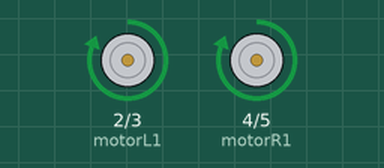
A sketch run on a simulated Arduino Uno, built with avr-gcc and run on an emulated ATmega328P. On the bench: motor-driver pin pairs drawn as motors (green arrow = first pin HIGH = forward, orange = second pin HIGH = backward, longer = more drive).

Above: at 0.12 s.
Timing chart, 0 to 3.0 s (numbered marks = the images above):
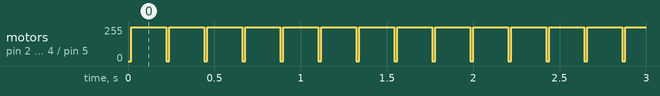

The sketch:

L293D_mOTOR_CHECKING.ino
```cpp
const int motorL1 = 2;
const int motorL2 = 3;
const int motorR1 = 4;
const int motorR2 = 5;
void setup() {
  // put your setup code here, to run once:
   pinMode(motorL1, OUTPUT);
  pinMode(motorR1, OUTPUT);
     pinMode(motorL2, OUTPUT);
  pinMode(motorR2, OUTPUT);
  Serial.begin(9600);

}

void loop() {
  // put your main code here, to run repeatedly:
  moveL();
  delay(200);
 /*Serial.print("Motor L 1 = ");
 Serial.print(motorL1);
 Serial.print("Motor L 2 = ");
 Serial.print(motorL2);
 Serial.print("Motor R 1 = ");
 Serial.print(motorR1);
 Serial.print("Motor R 2 = ");
 Serial.println(motorR2);
*/
}

void moveF()
{
 stop();
 delay(20);
 analogWrite(motorL1,0);
 analogWrite(motorR1,150);
 analogWrite(motorL2,150);
 analogWrite(motorR2,0);


}

void moveR()
{
  stop();
 delay(20);
 analogWrite(motorL1,0);
 analogWrite(motorR1,0);
 analogWrite(motorL2,150);
 analogWrite(motorR2,150);

}

void moveL()
{
   stop();
 delay(20);
 analogWrite(motorL1,150);
 analogWrite(motorR1,150);
 analogWrite(motorL2,0);
 analogWrite(motorR2,0);

}

void stop()
{
 analogWrite(motorL1,0);
 analogWrite(motorR1,0);
 analogWrite(motorL2,0);
 analogWrite(motorR2,0);
}
```

Measured:
- by itself, motor on pin 2 (motorL1) / pin 3 (motorL2), motor on pin 4 (motorR1) / pin 5 (motorR2): alternates forward 255/255 for 0.20 s and stopped for 0.02 s
